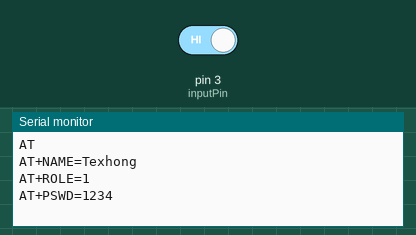
Recording of a sketch running on a simulated Arduino Uno, built with avr-gcc and run on an emulated ATmega328P. Shown: the last lines printed to the serial monitor. Inputs (shaded band) come from the test bench; at power-on: pin 3 (inputPin) HIGH.

Above: at 2.2 s.
2.3 s: pin 3 (inputPin) driven LOW
At 2.51 s:
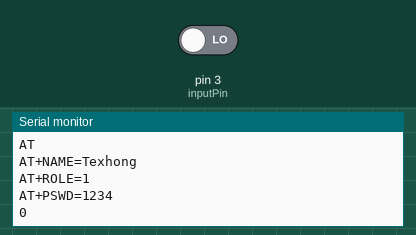
4.4 s: pin 3 (inputPin) driven HIGH
At 5.5 s:
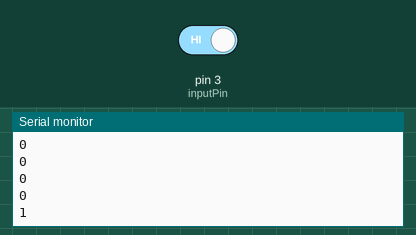

Measured:
- after the input at 2.3 s, the serial monitor: prints a new line at once (image 1)
- after the input at 4.4 s, the serial monitor: prints a new line at once (image 2)

The sketch:

photoelectric_bluetooth.ino
```cpp
int inputPin = 3;

uint8_t prev = 1;
int pre_time0 = 0;
int pre_time1 = 0;

void setup() {
  // 3号数字口设置为输入状态
  pinMode(inputPin, INPUT);

  Serial.begin(9600);
  delay(200);
  Serial.println("AT");
  delay(200);
  Serial.println("AT+NAME=Texhong");
  delay(200);
  Serial.println("AT+ROLE=1");
  delay(200);
  Serial.println("AT+PSWD=1234");
  delay(200);
}

void loop() {
  int sensorValue = digitalRead(inputPin);
  if (sensorValue == 0) {
    int time = millis();
    if((time - pre_time0) > 300) {
      pre_time0 = time;
      Serial.println("0");
    }
  }

  if(sensorValue == 1 && sensorValue != prev) {
//    int time = millis();
//    // 两个连续的读数间隔必须大于300毫秒
//    if((time - pre_time1) > 300) {
//      pre_time1 = time;
//      Serial.println("1");
//    }
    Serial.println("1");
  }

  prev = sensorValue;
}
```
